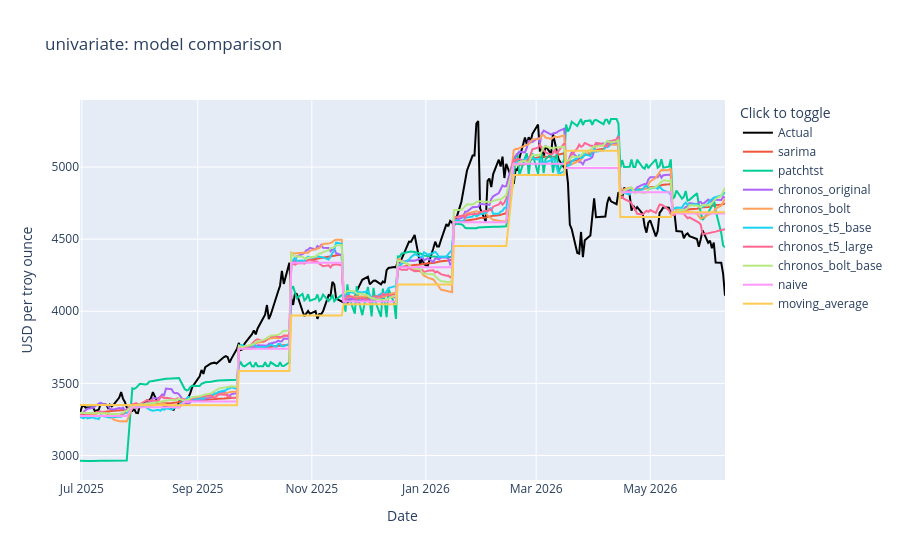
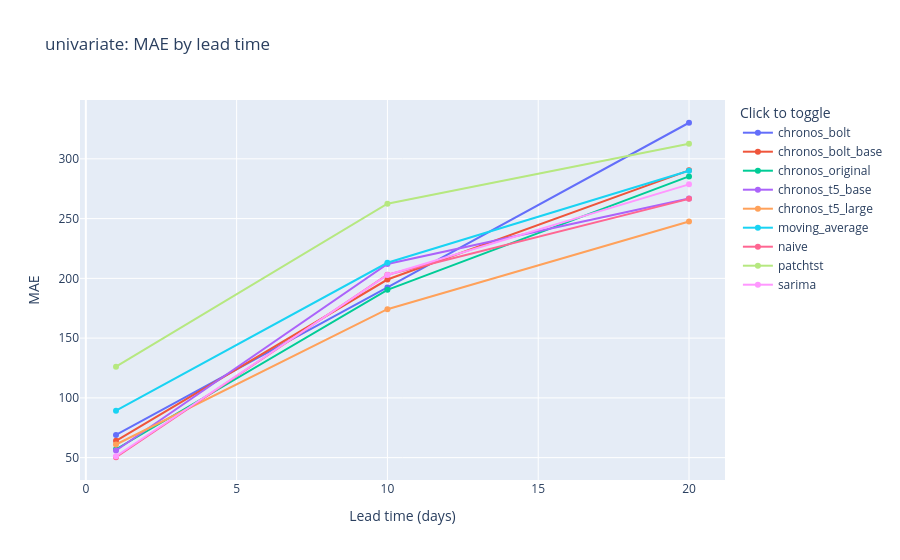

Here is the notebook cell these charts were saved with, in order:
### Code cell
univariate_results = {name: r for name, r in {
    'sarima': sarima_result, 'patchtst': patchtst_result,
    'chronos_original': chronos_original_result, 'chronos_bolt': chronos_bolt_result,
    'chronos_t5_base': chronos_t5_base_result, 'chronos_t5_large': chronos_t5_large_result, 'chronos_bolt_base': chronos_bolt_base_result,
    **univariate_baselines,
}.items() if r is not None}  # disabled models (enabled=false) are None and dropped here, so downstream comparisons never see them
univariate_metrics, univariate_forecast_fig, univariate_lead_time_fig = compare_results(univariate_results, 'univariate', data_hash)
display(univariate_metrics)
display(univariate_forecast_fig)
display(univariate_lead_time_fig)

save_interactive_figure(univariate_forecast_fig, FIGURES / f'univariate_forecast_comparison_{data_hash[:12]}.html')
save_interactive_figure(univariate_lead_time_fig, FIGURES / f'univariate_error_by_lead_time_{data_hash[:12]}.html')

### Figure 1 — Plotly figure (JSON) as saved in the notebook; plotly's stock layout.template omitted (floating-point values rounded to 4 significant figures; data arrays with more than 128 entries replaced by an {"elided": "..."} marker saying what was removed)
{"data": [{"line": {"color": "black", "width": 2}, "name": "Actual", "type": "scatter", "x": {"elided": "240 str values"}, "y": {"elided": "240 float values"}}, {"mode": "lines", "name": "sarima", "type": "scatter", "x": {"elided": "240 str values"}, "y": {"elided": "240 float values"}}, {"mode": "lines", "name": "patchtst", "type": "scatter", "x": {"elided": "240 str values"}, "y": {"elided": "240 float values"}}, {"mode": "lines", "name": "chronos_original", "type": "scatter", "x": {"elided": "240 str values"}, "y": {"elided": "240 float values"}}, {"mode": "lines", "name": "chronos_bolt", "type": "scatter", "x": {"elided": "240 str values"}, "y": {"elided": "240 float values"}}, {"mode": "lines", "name": "chronos_t5_base", "type": "scatter", "x": {"elided": "240 str values"}, "y": {"elided": "240 float values"}}, {"mode": "lines", "name": "chronos_t5_large", "type": "scatter", "x": {"elided": "240 str values"}, "y": {"elided": "240 float values"}}, {"mode": "lines", "name": "chronos_bolt_base", "type": "scatter", "x": {"elided": "240 str values"}, "y": {"elided": "240 float values"}}, {"mode": "lines", "name": "naive", "type": "scatter", "x": {"elided": "240 str values"}, "y": {"elided": "240 float values"}}, {"mode": "lines", "name": "moving_average", "type": "scatter", "x": {"elided": "240 str values"}, "y": {"elided": "240 float values"}}], "layout": {"hovermode": "x unified", "legend": {"title": {"text": "Click to toggle"}}, "title": {"text": "univariate: model comparison"}, "xaxis": {"title": {"text": "Date"}}, "yaxis": {"title": {"text": "USD per troy ounce"}}}}

### Figure 2 — Plotly figure (JSON) as saved in the notebook; plotly's stock layout.template omitted (floating-point values rounded to 4 significant figures)
{"data": [{"mode": "lines+markers", "name": "chronos_bolt", "type": "scatter", "x": [1, 10, 20], "y": [69.03, 192.4, 330.2]}, {"mode": "lines+markers", "name": "chronos_bolt_base", "type": "scatter", "x": [1, 10, 20], "y": [64.06, 199.0, 290.4]}, {"mode": "lines+markers", "name": "chronos_original", "type": "scatter", "x": [1, 10, 20], "y": [57.01, 190.4, 285.3]}, {"mode": "lines+markers", "name": "chronos_t5_base", "type": "scatter", "x": [1, 10, 20], "y": [56.01, 212.0, 266.9]}, {"mode": "lines+markers", "name": "chronos_t5_large", "type": "scatter", "x": [1, 10, 20], "y": [61.0, 174.2, 247.5]}, {"mode": "lines+markers", "name": "moving_average", "type": "scatter", "x": [1, 10, 20], "y": [89.24, 213.0, 290.0]}, {"mode": "lines+markers", "name": "naive", "type": "scatter", "x": [1, 10, 20], "y": [50.32, 203.0, 266.5]}, {"mode": "lines+markers", "name": "patchtst", "type": "scatter", "x": [1, 10, 20], "y": [126.1, 262.4, 312.6]}, {"mode": "lines+markers", "name": "sarima", "type": "scatter", "x": [1, 10, 20], "y": [51.16, 202.8, 278.6]}], "layout": {"legend": {"title": {"text": "Click to toggle"}}, "title": {"text": "univariate: MAE by lead time"}, "xaxis": {"title": {"text": "Lead time (days)"}}, "yaxis": {"title": {"text": "MAE"}}}}
